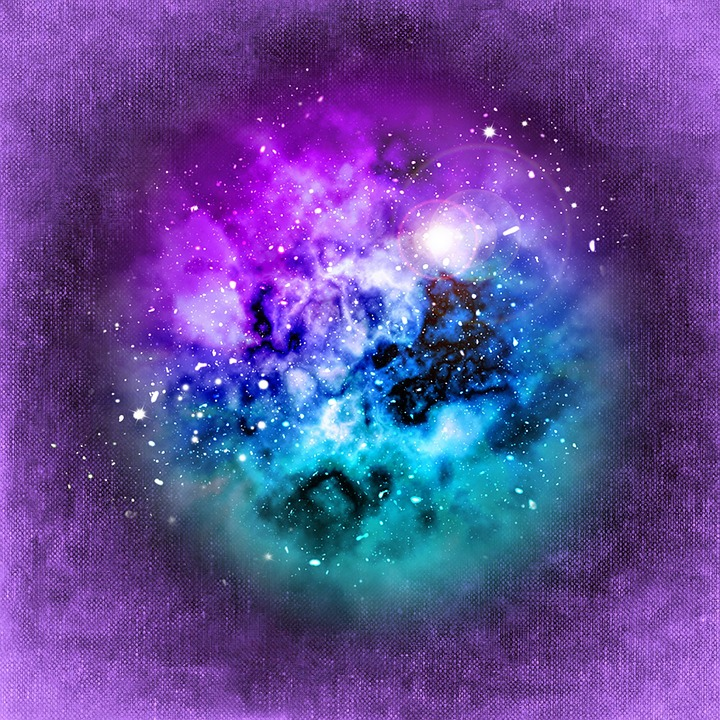
//> input picture CodeOpenCV/prak3/image.jpg, 720 x 720 px
$ ./contoh2   (built with g++ and OpenCV 4)
//> lines starting //> are read from the running program, lines starting //| are printed output that depends on the picture
#include <iostream>
#include "opencv2/imgproc/imgproc.hpp"
#include "opencv2/core/core.hpp"
#include "opencv2/opencv.hpp"
#include "opencv2/highgui/highgui.hpp"

using namespace std;
using namespace cv;

Mat img1, img2, img3, hasil;

int main()
{
	//membaca citra bernama citra.tif
    img1 = imread("image.jpg");
//> img1 is the input picture: 720 rows x 720 cols, CV_8UC3; mean B, G, R 152.5, 73.9, 96.5
    img2 = imread("image2.jpg");
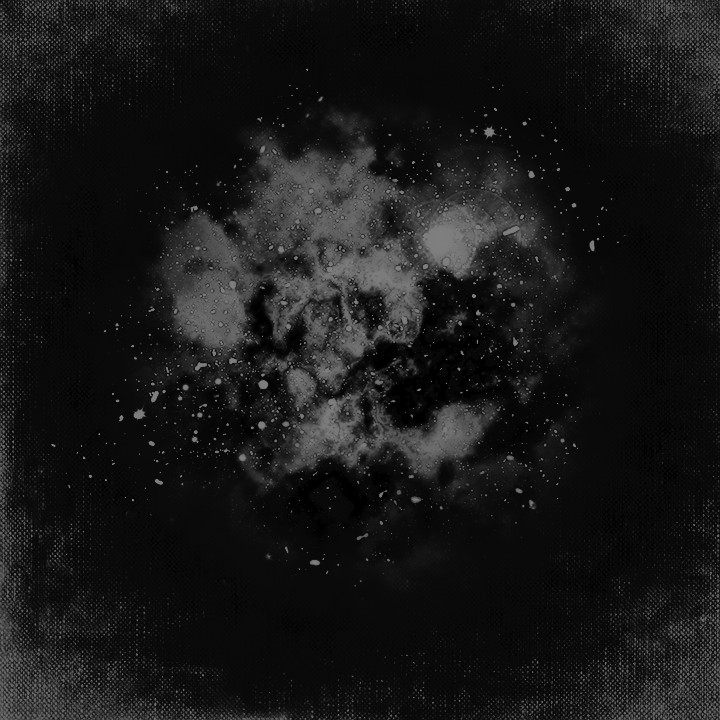
//> input picture CodeOpenCV/prak3/image2.jpg, 720 x 720 px
//> img2 is the input picture: 720 rows x 720 cols, CV_8UC3; min 0, max 138, mean 23.5

    img3 = img2*1.618;
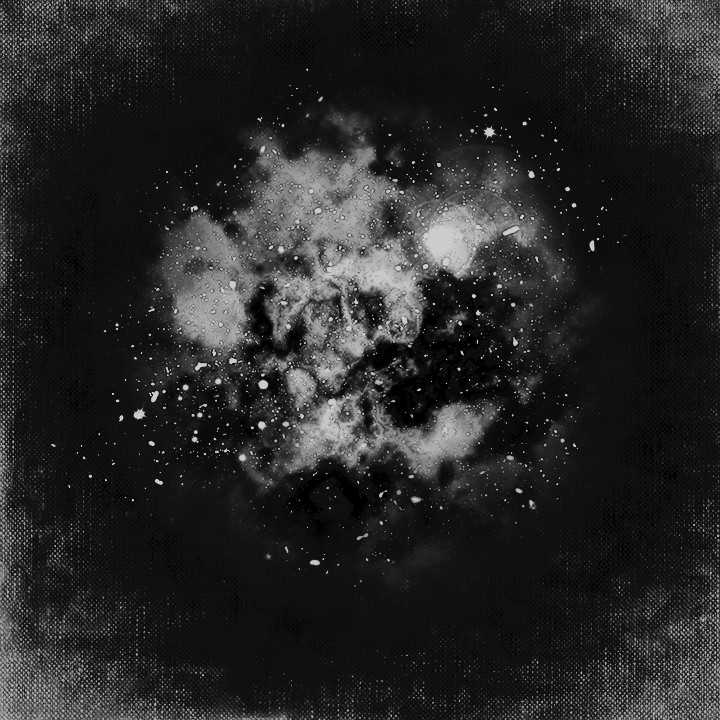
//> img3: 720 rows x 720 cols, CV_8UC3; min 0, max 223, mean 38.1

    add(img1,img3,hasil);
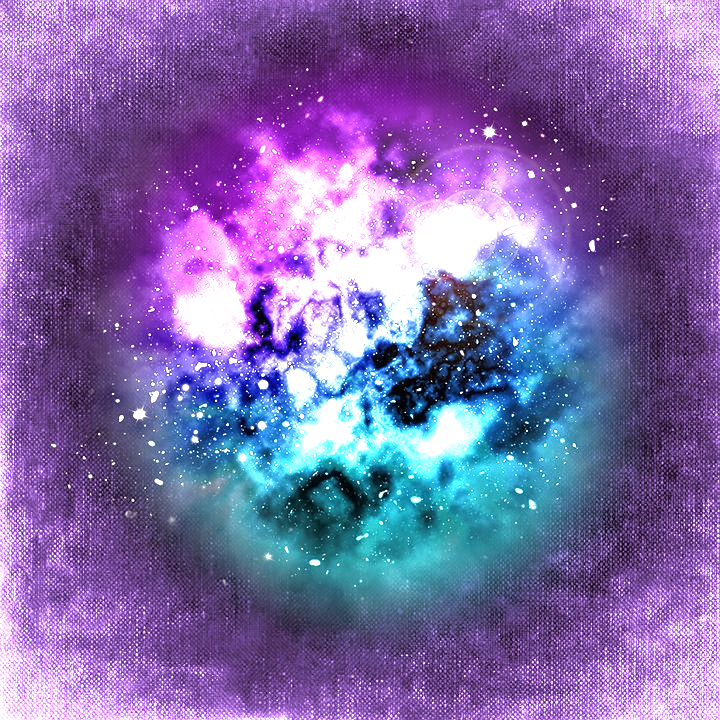
//> hasil: 720 rows x 720 cols, CV_8UC3; mean B, G, R 172.4, 106.3, 126.4

    namedWindow("Original",CV_WINDOW_AUTOSIZE);
    imshow("Original",img1);

    namedWindow("Hasil",CV_WINDOW_AUTOSIZE);
    imshow("Hasil",hasil);

    waitKey();
    system("cls");
    return 0;
}
